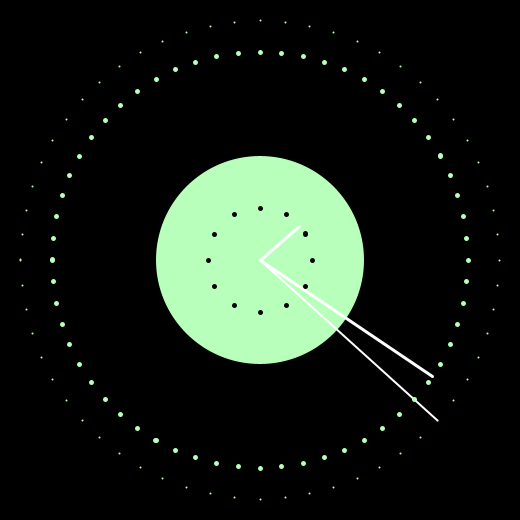
Frame 1 (no input)
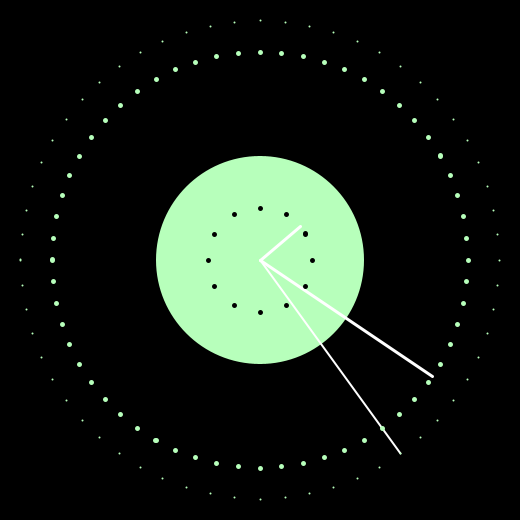
Frame 60 (the mouse pressed at the canvas centre just before this capture)
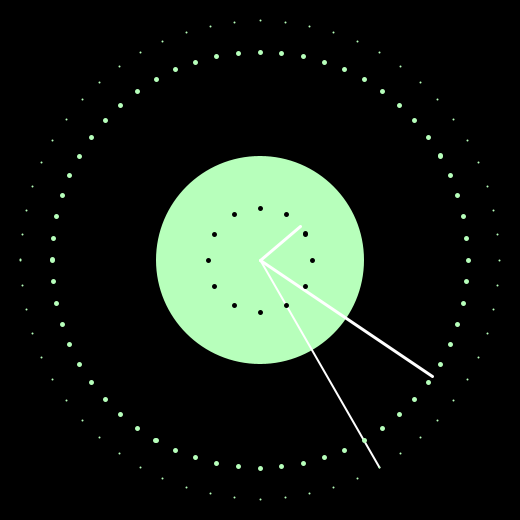
Frame 120 (the mouse held since frame 60 and released just before this capture)

The Processing sketch that drew these frames (run headless with seeded random() and noise(); from frame 60 on, the mouse is pressed at the canvas centre):

// Processing sketch: processing_152015
// ── processing_152015.pde

int cx, cy;
float secondsRadius;
float minutesRadius;
float hoursRadius;
float clockDiameter;
 
void setup() {
size(520, 520);
stroke(255);
 
int radius = min(width, height) / 2;
secondsRadius = radius * 0.92;
minutesRadius = radius * 0.20;
hoursRadius = radius * 0.80;
clockDiameter = radius * 0.8;
 
cx = width / 2;
cy = height / 2;
}
 
void draw() {
background(0);
// Draw the clock background
fill(#B7FFBB);
noStroke();
ellipse(cx, cy, clockDiameter, clockDiameter);
 
// Angles for sin() and cos() start at 3 o'clock;
// subtract HALF_PI to make them start at the top
float s = map(second(), 0, 60, 0, TWO_PI) - HALF_PI;
float m = map(minute() + norm(second(), 0, 60), 0, 60, 0, TWO_PI) - HALF_PI;
float h = map(hour() + norm(minute(), 0, 60), 0, 24, 0, TWO_PI * 2) - HALF_PI;
 
// Draw the hands of the clock
stroke(155);
stroke(#FFFFFF);
strokeWeight(2);
line(cx, cy, cx + cos(s) * secondsRadius, cy + sin(s) * secondsRadius);
strokeWeight(3);
line(cx, cy, cx + cos(m) * minutesRadius, cy + sin(m) * minutesRadius);
strokeWeight(3);
line(cx, cy, cx + cos(h) * hoursRadius, cy + sin(h) * hoursRadius);
 
// Draw the minute ticks
strokeWeight(2);
stroke(#B7FFBB);
beginShape(POINTS);
for (int a = 0; a < 360; a+=6) {
float angle = radians(a);
float x = cx + cos(angle) * secondsRadius;
float y = cy + sin(angle) * secondsRadius;
vertex(x, y);
}
strokeWeight(5);
stroke(#000000);
beginShape(POINTS);
for (int a = 0; a < 360; a+=30) {
float angle = radians(a);
float x = cx + cos(angle) * minutesRadius;
float y = cy + sin(angle) * minutesRadius;
vertex(x, y);
}
strokeWeight(5);
stroke(#B7FFBB);
beginShape(POINTS);
for (int a = 0; a < 360; a+=6) {
float angle = radians(a);
float x = cx + cos(angle) * hoursRadius;
float y = cy + sin(angle) * hoursRadius;
vertex(x, y);
}
endShape();
}
